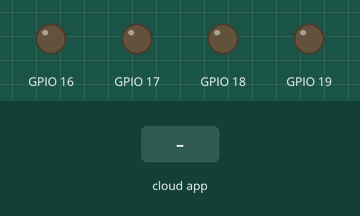
The sketch below on a simulated ESP32. On the bench: output pins drawn as LEDs (lit = HIGH). The inputs (shaded band) are chosen by the test bench. WiFi joins after 1.5 s; servers stay silent unless stated.

Above: at 2.7 s.
2.8 s: the phone or cloud app sets switch1 to 0
At 4.1 s:
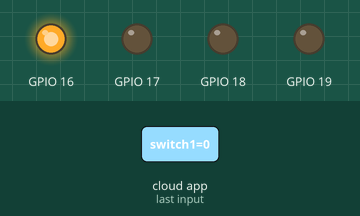
4.5 s: the phone or cloud app sets switch2 to 0
At 5.2 s:
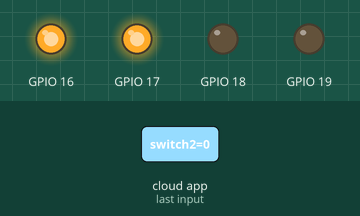
6.0 s: the phone or cloud app sets switch3 to 0
At 6.3 s:
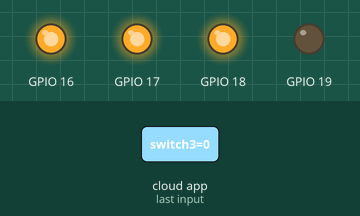
7.5 s: the phone or cloud app sets switch4 to 0
At 8.7 s:
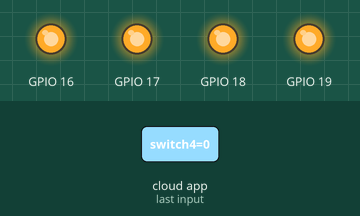
9.0 s: the phone or cloud app sets switch1 to 1
At 9.8 s:
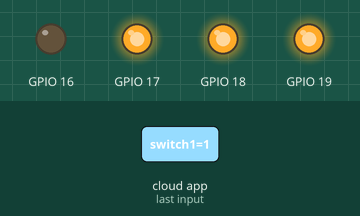
10.5 s: the phone or cloud app sets switch2 to 1
At 10.9 s:
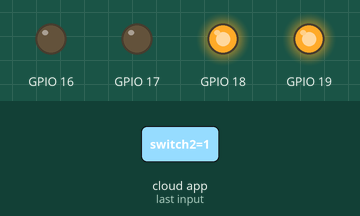
Timing chart, 0 to 13.0 s (numbered marks = the images above; inputs shaded):
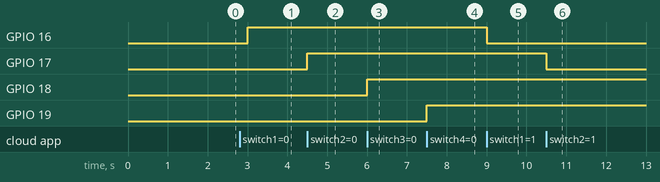

Measured:
- after the input at 2.8 s, GPIO 16: LOW → HIGH after 0.20 s
- after the input at 4.5 s, GPIO 17: LOW → HIGH at once
- after the input at 6.0 s, GPIO 18: LOW → HIGH at once
- after the input at 7.5 s, GPIO 19: LOW → HIGH at once
- after the input at 9.0 s, GPIO 16: HIGH → LOW at once
- after the input at 10.5 s, GPIO 17: HIGH → LOW at once

The sketch:

HomeAutomation_jun02a.ino
```cpp
#include "arduino_secrets.h"
/*
  Sketch generated by the Arduino IoT Cloud Thing "HomeAutomation"
  https://create.arduino.cc/cloud/things/5368759f-576b-4734-a159-8a51565fe9e0

  Arduino IoT Cloud Variables description

  The following variables are automatically generated and updated when changes are made to the Thing

  bool switch1;
  bool switch2;
  bool switch3;
  bool switch4;

  Variables which are marked as READ/WRITE in the Cloud Thing will also have functions
  which are called when their values are changed from the Dashboard.
  These functions are generated with the Thing and added at the end of this sketch.
*/

#include "thingProperties.h"

void setup() {
  pinMode(16, OUTPUT);
  pinMode(17, OUTPUT);
  pinMode(18, OUTPUT);
  pinMode(19, OUTPUT);

  // Initialize serial and wait for port to open:
  Serial.begin(9600);
  // This delay gives the chance to wait for a Serial Monitor without blocking if none is found
  delay(1500);

  // Defined in thingProperties.h
  initProperties();

  // Connect to Arduino IoT Cloud
  ArduinoCloud.begin(ArduinoIoTPreferredConnection);

  /*
     The following function allows you to obtain more information
     related to the state of network and IoT Cloud connection and errors
     the higher number the more granular information you’ll get.
     The default is 0 (only errors).
     Maximum is 4
  */
  setDebugMessageLevel(2);
  ArduinoCloud.printDebugInfo();
}

void loop() {
  ArduinoCloud.update();
  // Your code here


}

/*
  Since Switch1 is READ_WRITE variable, onSwitch1Change() is
  executed every time a new value is received from IoT Cloud.
*/
void onSwitch1Change()  {
  // Add your code here to act upon Switch1 change
  if (switch1)
  {
    digitalWrite(16, LOW);
  }
  else
  {
    digitalWrite(16, HIGH);
  }
}

/*
  Since Switch2 is READ_WRITE variable, onSwitch2Change() is
  executed every time a new value is received from IoT Cloud.
*/
void onSwitch2Change()  {
  // Add your code here to act upon Switch2 change
  if (switch2)
  {
    digitalWrite(17, LOW);
  }
  else
  {
    digitalWrite(17, HIGH);
  }
}

/*
  Since Switch3 is READ_WRITE variable, onSwitch3Change() is
  executed every time a new value is received from IoT Cloud.
*/
void onSwitch3Change()  {
  // Add your code here to act upon Switch3 change
  if (switch3)
  {
    digitalWrite(18, LOW);
  }
  else
  {
    digitalWrite(18, HIGH);
  }
}

/*
  Since Switch4 is READ_WRITE variable, onSwitch4Change() is
  executed every time a new value is received from IoT Cloud.
*/
void onSwitch4Change()  {
  // Add your code here to act upon Switch4 change
  if (switch4)
  {
    digitalWrite(19, LOW);
  }
  else
  {
    digitalWrite(19, HIGH);
  }
}
```

arduino_secrets.h
```cpp
#define SECRET_SSID ""
#define SECRET_PASS ""
#define SECRET_DEVICE_KEY ""
```

thingProperties.h
```cpp
// Code generated by Arduino IoT Cloud, DO NOT EDIT.

#include <ArduinoIoTCloud.h>
#include <Arduino_ConnectionHandler.h>

const char DEVICE_LOGIN_NAME[]  = "83dc2a38-2874-4fd6-b083-15d44ba513a5";

const char SSID[]               = SECRET_SSID;    // Network SSID (name)
const char PASS[]               = SECRET_PASS;    // Network password (use for WPA, or use as key for WEP)
const char DEVICE_KEY[]  = SECRET_DEVICE_KEY;    // Secret device password

void onSwitch1Change();
void onSwitch2Change();
void onSwitch3Change();
void onSwitch4Change();

bool switch1;
bool switch2;
bool switch3;
bool switch4;

void initProperties(){

  ArduinoCloud.setBoardId(DEVICE_LOGIN_NAME);
  ArduinoCloud.setSecretDeviceKey(DEVICE_KEY);
  ArduinoCloud.addProperty(switch1, READWRITE, ON_CHANGE, onSwitch1Change);
  ArduinoCloud.addProperty(switch2, READWRITE, ON_CHANGE, onSwitch2Change);
  ArduinoCloud.addProperty(switch3, READWRITE, ON_CHANGE, onSwitch3Change);
  ArduinoCloud.addProperty(switch4, READWRITE, ON_CHANGE, onSwitch4Change);

}

WiFiConnectionHandler ArduinoIoTPreferredConnection(SSID, PASS);
```
